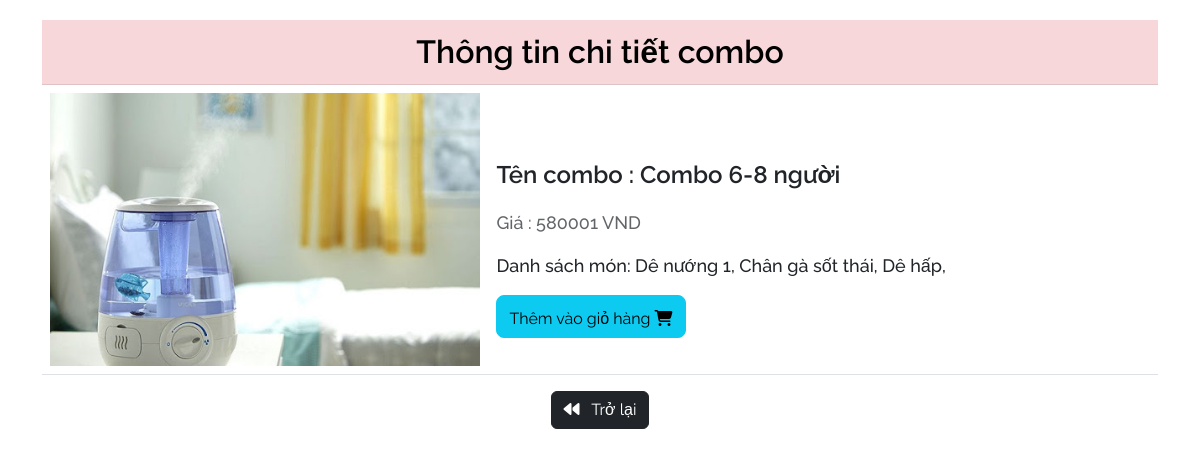
Screenshot of /user/chitietcombo.php?id=16 with the database file from the repository.
### tables this page shows
CREATE TABLE `combo` (
  `maCombo` int(10) NOT NULL,
  `tenCombo` varchar(30) NOT NULL,
  `gomMon` varchar(50) NOT NULL,
  `anh` varchar(40) NOT NULL,
  `GiaCB` int(11) NOT NULL
);

### user/chitietcombo.php (the view, shortened to what this page needs)
<!DOCTYPE html>
<html lang="en">
<head>
    <link rel="stylesheet" href="https://cdnjs.cloudflare.com/ajax/libs/font-awesome/6.0.0-beta3/css/all.min.css">
    <link href="css/all.min.css" rel="stylesheet">
		<link href="css/bootstrap.min.css" rel="stylesheet">
		<link href="css/main.css" rel="stylesheet">
</head>
<body>
    <div class="container" style="margin-top:20px">
    <?php
        include("/xampp/htdocs/myproject/connectDataBase.php");
        $id=$_GET['id'];
        $sql="SELECT * from combo where maCombo=$id";
        $rs=mysqli_query($con,$sql);
        $row=mysqli_fetch_assoc($rs);
        $ds_id_mon=explode(" ",$row['gomMon']);
        $ds_ten_mon="";
        for($i=1;$i<count($ds_id_mon);$i++){
            if($ds_id_mon[$i]==" "){
                continue;
            }
            else{
                $x=$ds_id_mon[$i];
                if($x){
                $sql_tenmon="SELECT tenMon from monan where ID=$x";
                $rs_mon=mysqli_query($con,$sql_tenmon);
                if($rs_mon){
                    $row_mon=mysqli_fetch_assoc($rs_mon);
                    $ds_ten_mon.=($row_mon['tenMon'].", ");
                }
            }
            }
        }
    ?>
    <table class="table">
        <thead class="table-danger">
        <tr class="text-center">
            <th colspan="2" style="font-size: 32px; font-weight: 600;">Thông tin chi tiết combo</th>
        </tr>
        </thead>
        <tbody>
        <tr rowspan="2">
            <td width="40%"><img style="width:100%" src="image/<?=$row['anh']?>"></td>
            <td>
                <p style="margin-top: 64px; font-size: 24px; font-weight: 600;">Tên combo : <?=$row['tenCombo']?></p>
                <p style="font-size: 18px; font-weight: 500; opacity: 0.7">Giá : <?=$row['GiaCB']?> VND</p>
                <p style="font-size: 18px; font-weight: 500;">Danh sách món: <?=$ds_ten_mon?></p>
                <a href="datcombo.php?maCB=<?=$row['maCombo']?>" class="product-icon btn btn-info">
                    Thêm vào giỏ hàng <i class="fa fa-shopping-cart mt-2" aria-hidden="true"></i>
                </a>
            </td>
        </tr>
        </tbody>
        </table>
        <div style="text-align: center;"><a href="trangchu.php" ><button class="btn btn-dark"><i class="fa-solid fa-backward me-2"></i> Trở lại</button></a></div></div>
</body>
</html>

### user/css/main.css (style rules this page uses)
body { font-family: 'Raleway', sans-serif; }

### user/chitietcombo.php (style rules this page uses)
.product-icon { border-radius:8px; }

### rows the page displays
combo: anh (picture), tenCombo "Combo 6-8 người", GiaCB "580001"

### other values shown
$ds_ten_mon "Dê nướng 1, Chân gà sốt thái, Dê hấp,"
